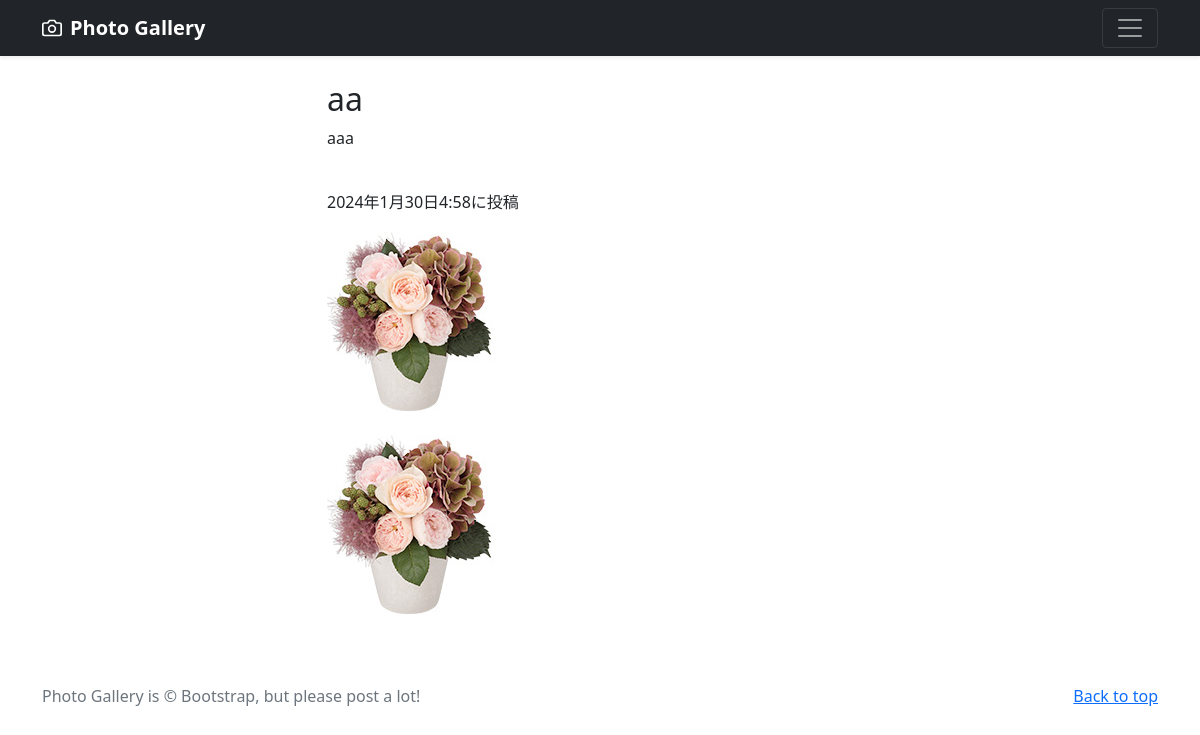
/photo-detail/3 (signed in), run on the app's committed database.
### photo/models.py (models this page shows, shortened)
class PhotoPost(models.Model):
    user = models.ForeignKey(
        CustomUser,
        verbose_name='ユーザー',
        on_delete=models.CASCADE
        )
    category = models.ForeignKey(
        Category,
        verbose_name='カテゴリ',
        on_delete=models.PROTECT
        )
    title = models.CharField(
        verbose_name='タイトル', # フィールドのタイトル
        max_length=200        # 最大文字数は200
        )
    comment = models.TextField(
        verbose_name='コメント',  # フィールドのタイトル
        )
    image1 = models.ImageField(
        verbose_name='イメージ1',# フィールドのタイトル
        upload_to = 'photos'   # MEDIA_ROOT以下のphotosにファイルを保存
        )
    image2 = models.ImageField(
        verbose_name='イメージ2',# フィールドのタイトル
        upload_to = 'photos',  # MEDIA_ROOT以下のphotosにファイルを保存
        blank=True,            # フィールド値の設定は必須でない
        null=True              # データベースにnullが保存されることを許容
        )
    posted_at = models.DateTimeField(
        verbose_name='投稿日時', # フィールドのタイトル
        auto_now_add=True       # 日時を自動追加
        )

### photo/views.py (the view)
# urls.py: path("photo-detail/<int:pk>", views.DetailView.as_view(), name = "photo_detail"),
class DetailView(DetailView):
    template_name = "detail.html"
    model = PhotoPost

### photo/templates/detail.html (shortened to what this page needs)
{% extends 'base.html' %}
      {% block contents %}
      <br>
      <div class="container">
        <div class="row">
          <div class="col offset-3">
            <h2>{{object.title}}</h2>
            <p>{{object.comment}}</p>
            <br>
            <p>{{object.posted_at}}に投稿</p>
            <p><img src="{{ object.image1.url }}"></img></p>
            {% if object.image2 %}
              <p><img src="{{ object.image2.url }}"></img></p>
            {% endif %}
      {% endblock %}

### data on the page
PhotoPost: title "aa", comment "aaa", posted_at "2024年1月30日4:58", image1 (picture), image2 (picture)
